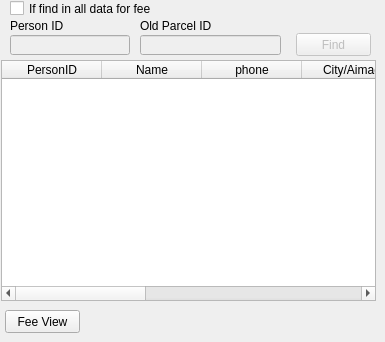
      <widget class="QWidget" name="tab_5">
       <attribute name="title">
        <string>Fee</string>
       </attribute>
       <widget class="QPushButton" name="fee_view_button">
        <property name="geometry">
         <rect>
          <x>5</x>
          <y>310</y>
          <width>75</width>
          <height>23</height>
         </rect>
        </property>
        <property name="text">
         <string>Fee View</string>
        </property>
       </widget>
       <widget class="QTableWidget" name="fee_info_twidget">
        <property name="geometry">
         <rect>
          <x>1</x>
          <y>60</y>
          <width>375</width>
          <height>241</height>
         </rect>
        </property>
        <column>
         <property name="text">
          <string>PersonID</string>
         </property>
        </column>
        <column>
         <property name="text">
          <string>Name</string>
         </property>
        </column>
        <column>
         <property name="text">
          <string>phone</string>
         </property>
        </column>
        <column>
         <property name="text">
          <string>City/Aimag</string>
         </property>
        </column>
        <column>
         <property name="text">
          <string>District/Soum</string>
         </property>
        </column>
        <column>
         <property name="text">
          <string>Bag/Khoroo</string>
         </property>
        </column>
        <column>
         <property name="text">
          <string>Street</string>
         </property>
        </column>
        <column>
         <property name="text">
          <string>Khashaa</string>
         </property>
        </column>
       </widget>
       <widget class="QPushButton" name="fee_find_button">
        <property name="enabled">
         <bool>false</bool>
        </property>
        <property name="geometry">
         <rect>
          <x>296</x>
          <y>33</y>
          <width>75</width>
          <height>23</height>
         </rect>
        </property>
        <property name="text">
         <string>Find</string>
        </property>
       </widget>
       <widget class="QLineEdit" name="fee_person_id_edit">
        <property name="enabled">
         <bool>false</bool>
        </property>
        <property name="geometry">
         <rect>
          <x>10</x>
          <y>35</y>
          <width>120</width>
          <height>20</height>
         </rect>
        </property>
       </widget>
       <widget class="QLineEdit" name="fee_old_parcel_id_edit">
        <property name="enabled">
         <bool>false</bool>
        </property>
        <property name="geometry">
         <rect>
          <x>140</x>
          <y>35</y>
          <width>141</width>
          <height>20</height>
         </rect>
        </property>
       </widget>
       <widget class="QCheckBox" name="checkBox_5">
        <property name="geometry">
         <rect>
          <x>10</x>
          <y>0</y>
          <width>351</width>
          <height>17</height>
         </rect>
        </property>
        <property name="text">
         <string>If find in all data for fee</string>
        </property>
       </widget>
       <widget class="QLabel" name="label_9">
        <property name="geometry">
         <rect>
          <x>10</x>
          <y>18</y>
          <width>121</width>
          <height>16</height>
         </rect>
        </property>
        <property name="text">
         <string>Person ID</string>
        </property>
       </widget>
       <widget class="QLabel" name="label_10">
        <property name="geometry">
         <rect>
          <x>140</x>
          <y>18</y>
          <width>231</width>
          <height>16</height>
         </rect>
        </property>
        <property name="text">
         <string>Old Parcel ID</string>
        </property>
       </widget>
      </widget>
